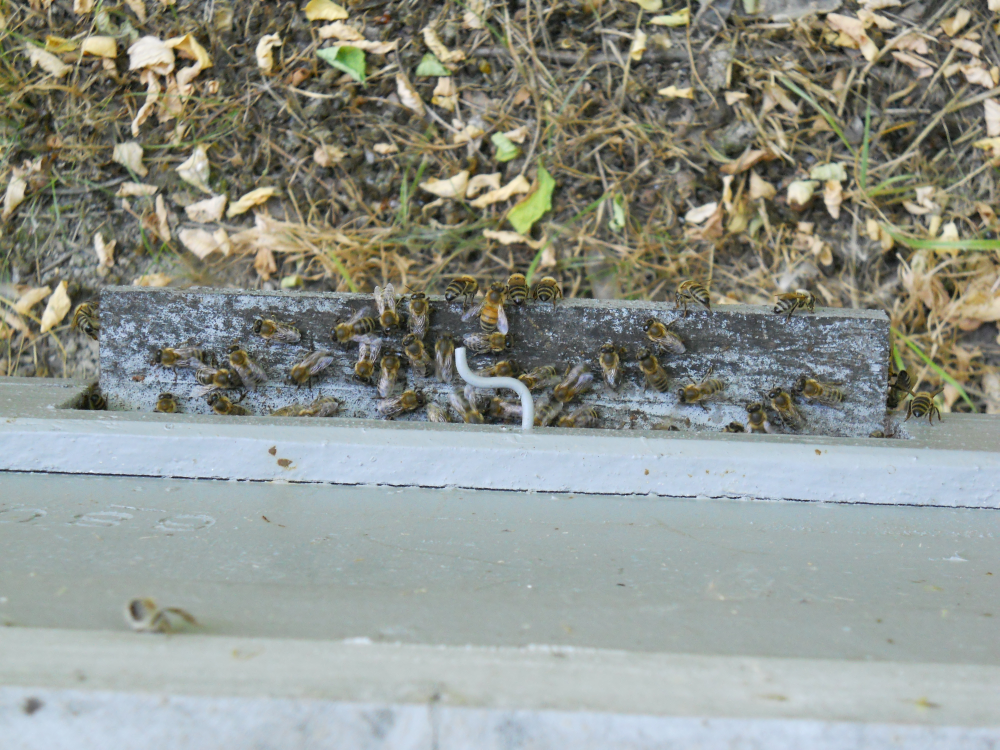
#> input picture example.JPG, 4000 x 3000 px (shown at 1/4 size); its folder holds only this picture in this run
$ jupyter execute --allow-errors Example.ipynb   (older library calls are emulated)
#> lines starting #> are read from the running program, lines starting #| are printed output that depends on the picture; after the words box and inside, x2 and y2 are one past the last pixel; in counts of white or black regions, pixels touching at a corner belong together; long printed decimals are rounded
### BeeProcessor.py
import numpy as np
import cv2
import math
import tensorflow as tf

class BeeProcessor():
    'Process bee related images'
    def __init__(self, input_dim, vertices, blurriness_threshold=300,
                 model_weights="Models/FCN_v6_weights-672-0.3838.hdf5",
                 lower_thresh=0.3, upper_thresh=1, min_size=6):
        'Initialization'

        # Error information
        self.errorFlag = False
        self.errorMsg = ''

        # Image to be processed
        self.input = None
        self.input_dim = input_dim

        # Vertices of the Region of Interest
        self.vertices = vertices
        self.vx_min = vertices[0, :, 0].min()
        self.vx_max = vertices[0, :, 0].max()
        self.vy_min = vertices[0, :, 1].min()
        self.vy_max = vertices[0, :, 1].max()

        # Region of Interest
        self.roi = None
        self.strict_roi = None
        self.strict_roi_shape = (self.vy_max-self.vy_min, self.vx_max-self.vx_min, self.input_dim[2])

        # Blurriness check
        self.blurriness_threshold = blurriness_threshold

        # Variables related to breaking up image to segments
        self.side = 200
        self.halfside = self.side / 2
        self.a = math.floor(self.strict_roi_shape[0] / self.side)
        self.b = math.floor(self.strict_roi_shape[1] / self.side)
        self.segment_nbr = self.a * self.b
        self.grid = np.mgrid[0:self.a,0:self.b]*self.side + self.halfside

        # NN prediction
        self.model = 0
        self.model_weights = model_weights
        self.create_model()

        # Bee position estimation
        self.lower_thresh = lower_thresh
        self.upper_thresh = upper_thresh
        self.erosion_kernel = np.ones((3,3),np.uint8)
        self.min_size = min_size
        self.scale = 10

    def region_of_interest(self):
        """
        Only keeps the region of the image defined by the polygon
        formed from `vertices`. The rest of the image is set to black.
        `vertices` should be a numpy array of integer points.
        """
        # Defining a blank mask to start with
        mask = np.zeros_like(self.input)

        # Defining a 3 channel or 1 channel color to fill the mask with depending on the input image
        if len(self.input_dim) > 2:
            channel_count = self.input_dim[2]
            ignore_mask_color = (255,) * channel_count
        else:
            ignore_mask_color = 255

        # Filling pixels inside the polygon defined by "vertices" with the fill color
        cv2.fillPoly(mask, self.vertices, ignore_mask_color)

        # Returning the image only where mask pixels are nonzero
        masked_image = cv2.bitwise_and(self.input, mask)

        # Decrease image size
        masked_cropped_image = masked_image[self.vy_min:self.vy_max, self.vx_min:self.vx_max, :]

        return masked_image, masked_cropped_image

    def check_blurriness(self):
        """
        Calculate an indicator which measure blurriness.
        Sets error flag if indicator above preset threshold.
        Good practice: Call this function on region of interest.
        """
        # Apply laplacian kernel and calculate variance of pixels
        gray = cv2.cvtColor(self.input, cv2.COLOR_BGR2GRAY)
        indicator = cv2.Laplacian(gray, cv2.CV_64F).var()

        # Small amount of variance in edge detected image = blurry image
        if (indicator > self.blurriness_threshold):
            self.errorFlag = True
            self.errorMsg += 'Blurry image! '
            return True, indicator
        else:
            return False, indicator

    def make_segments_for_NN(self):
        'Breaking up RoI to smaller segments for Neural Network.'
        output = []
        for i in range(self.a):
            for j in range(self.b):
                segment = self.strict_roi[int(self.grid[0,i,j]-self.halfside) :
                                          int(self.grid[0,i,j]+self.halfside) ,
                                          int(self.grid[1,i,j]-self.halfside) :
                                          int(self.grid[1,i,j]+self.halfside)]
                output.append(segment)

        return output

    def check_segments(self):
        """
        The enclosing rectangle of the Region of Interest will be
        split into AxA segments for Neural Network. The length and
        width of the rectangle should be integer times A.
        """
        dx = self.vx_max - self.vx_min
        dy = self.vy_max - self.vy_min

        if (dx%self.side != 0) or (dy%self.side != 0):
            self.errorFlag = True
            self.errorMsg += 'Neural Network will not process the whole RoI! '

    def save_segments(self, folderpath='Saved_segments/', prefix=''):
        'Saving segments for labeling'
        index = 0
        for segment in self.segments:
            cv2.imwrite(folderpath + prefix + str(index) + '.jpg', segment)
            index += 1

    def create_model(self):
        'Model structure created and trained weights loaded'
        model_name="FCN_v6"
        sample_segment_dim = (self.side, self.side, self.input_dim[2])
        max_norm_rate_c = tf.keras.constraints.MaxNorm(3)
        spatial_dropout_rate = 0.5

        self.model = tf.keras.Sequential(name=model_name)

        self.model.add(tf.keras.layers.Convolution2D(16, (5,5), strides=(2, 2), activation="relu", input_shape=sample_segment_dim))
        self.model.add(tf.keras.layers.SpatialDropout2D(spatial_dropout_rate))
        self.model.add(tf.keras.layers.GaussianNoise(0.4))
        self.model.add(tf.keras.layers.MaxPooling2D(pool_size=(2, 2), padding='valid'))

        self.model.add(tf.keras.layers.Convolution2D(24, (5,5), strides=(2, 2), activation="relu", kernel_constraint=max_norm_rate_c, input_shape=sample_segment_dim))
        self.model.add(tf.keras.layers.SpatialDropout2D(spatial_dropout_rate))
        self.model.add(tf.keras.layers.MaxPooling2D(pool_size=(2, 2), padding='valid'))

        self.model.add(tf.keras.layers.Convolution2D(32, (3,3), activation="relu", kernel_constraint=max_norm_rate_c))
        self.model.add(tf.keras.layers.SpatialDropout2D(spatial_dropout_rate))

        self.model.add(tf.keras.layers.Convolution2D(64, (3,3), activation="relu", kernel_constraint=max_norm_rate_c))
        self.model.add(tf.keras.layers.SpatialDropout2D(spatial_dropout_rate))

        self.model.add(tf.keras.layers.Convolution2D(96, (3,3), activation="relu", kernel_constraint=max_norm_rate_c))
        self.model.add(tf.keras.layers.SpatialDropout2D(spatial_dropout_rate))

        self.model.add(tf.keras.layers.Conv2DTranspose(8, (4,4), activation="relu"))

        self.model.add(tf.keras.layers.Conv2DTranspose(6, (4,4), activation="relu"))

        self.model.add(tf.keras.layers.Conv2DTranspose(4, (4,4), activation="relu"))

        self.model.add(tf.keras.layers.Conv2DTranspose(2, (4,4), activation="relu"))

        self.model.add(tf.keras.layers.Conv2DTranspose(2, (4,4), activation="softmax"))

        self.model.compile(loss='sparse_categorical_crossentropy', optimizer='adam')

        self.model.load_weights(self.model_weights)

    def predict_class(self):
        'Return prediction'
        if self.errorFlag:
            print('Prediction might not be accurate due to settings issues!')

        # Set up generator
        input_data = np.asarray(self.segments)
        test_ID_list = np.arange(input_data.shape[0])
        params = {'dim': (self.side, self.side, self.input_dim[2]),
                  'batch_size': 1,
                  'n_classes': 2}
        prediction_generator = DataGenerator(input_data, test_ID_list, **params)

        # Run prediction on segments
        output = self.model.predict_generator(prediction_generator, verbose=0)

        return output

    def estimate_bee_positions(self):
        'Return prediction'
        if self.errorFlag:
            print('Estimation will be less accurate due to settings issues!')

        # Run prediction
        prediction = self.predict_class()

        # Concat prediction segments
        # OpenCV functions prefer background (detected mite make a "hole" in bee)
        concated_predictions = np.zeros((self.a*20, self.b*20))
        for i in range(self.a):
            for j in range(self.b):
                concated_predictions[i*20:i*20+20, j*20:j*20+20] = prediction[i*self.b+j][:, :, 0]

        # Finding sure foreground area
        ret, sure_fg = cv2.threshold(concated_predictions, self.lower_thresh, self.upper_thresh, cv2.THRESH_BINARY_INV)

        # Erosion
        erosion = cv2.erode(sure_fg, self.erosion_kernel, iterations = 1)
        erosion_uint8 = erosion.astype(np.uint8)

        # Find connected components (blobs in your image)
        nb_components, output, stats, centroids = cv2.connectedComponentsWithStats(erosion_uint8, connectivity=8)

        # Remove background which is also considered a component
        sizes = stats[1:, -1]
        nb_components = nb_components - 1

        # Keep only which is above min_size
        centers = []
        for i in range(0, nb_components):
            if sizes[i] >= self.min_size:
                centers.append((int(self.scale*centroids[i+1, 0]), int(self.scale*centroids[i+1, 1])))

        return centers

    # [7 lines left out: function read_errors, not called in this run]

    def new_input(self, input):
        """
        New image to be processed. Same dimensions expected
        """
        # Error information
        self.errorFlag = False
        self.errorMsg = ''

        # Preprocess image
        self.input = input
        self.roi, self.strict_roi = self.region_of_interest()
        self.check_blurriness()
        self.segments = self.make_segments_for_NN()
        self.check_segments()

class DataGenerator(tf.keras.utils.Sequence):
    'Generates data for Keras'
    def __init__(self, data, list_IDs, batch_size=32,
                 dim=(32,32,32), n_classes=10):
        'Initialization'
        self.data = data
        self.list_IDs = list_IDs
        self.batch_size = batch_size
        self.dim = dim
        self.n_classes = n_classes
        self.on_epoch_end()

    def __len__(self):
        'Denotes the number of batches per epoch'
        return int(np.floor(len(self.list_IDs) / self.batch_size))

    # [12 lines left out: function __getitem__, not called in this run]

    def on_epoch_end(self):
        'Updates indexes after each epoch'
        self.indexes = np.arange(len(self.list_IDs))

    # [13 lines left out: function __data_generation, not called in this run]

### Example.ipynb
[cell 1]
import glob
import numpy as np
from cv2 import imread, circle
import BeeProcessor as bp
import matplotlib.pyplot as plt

### Setting up BeeProcessor

[cell 2]
# Load image
# Expect one image in folder. In case of multiple image, the last one will be in img
for image in glob.glob('*.jpg'):
    img = imread(image)
#> img is the input picture: shape (3000, 4000, 3); mean B, G, R 140.7, 148.4, 143.7

[cell 3]
# Region of Interest corners
vertices = np.array([[(400, 1160),
                      (3560, 1280),
                      (3500, 1710),
                      (450, 1620)]], dtype=np.int32)

[cell 4]
# Basic setup
glassball = bp.BeeProcessor(img.shape, vertices)
#> (the call stopped at in create_model, `max_norm_rate_c = tf.keras.constraints.MaxNorm(3)`: tensorflow is not available in this run)

# Setup with all parameter (value=deafult)
glassball2 = bp.BeeProcessor(img.shape,
                             vertices,
                             blurriness_threshold=300,
                             model_weights="Models/FCN_v6_weights-672-0.3838.hdf5",
                             lower_thresh=0.3,
                             upper_thresh=1,
                             min_size=6)
#> (the call stopped at in create_model, `max_norm_rate_c = tf.keras.constraints.MaxNorm(3)`: tensorflow is not available in this run)

[cell 5]
# New image to be processed
glassball.new_input(img)
#> in region_of_interest, `cv2.fillPoly(mask, self.vertices, ignore_mask_color)`:
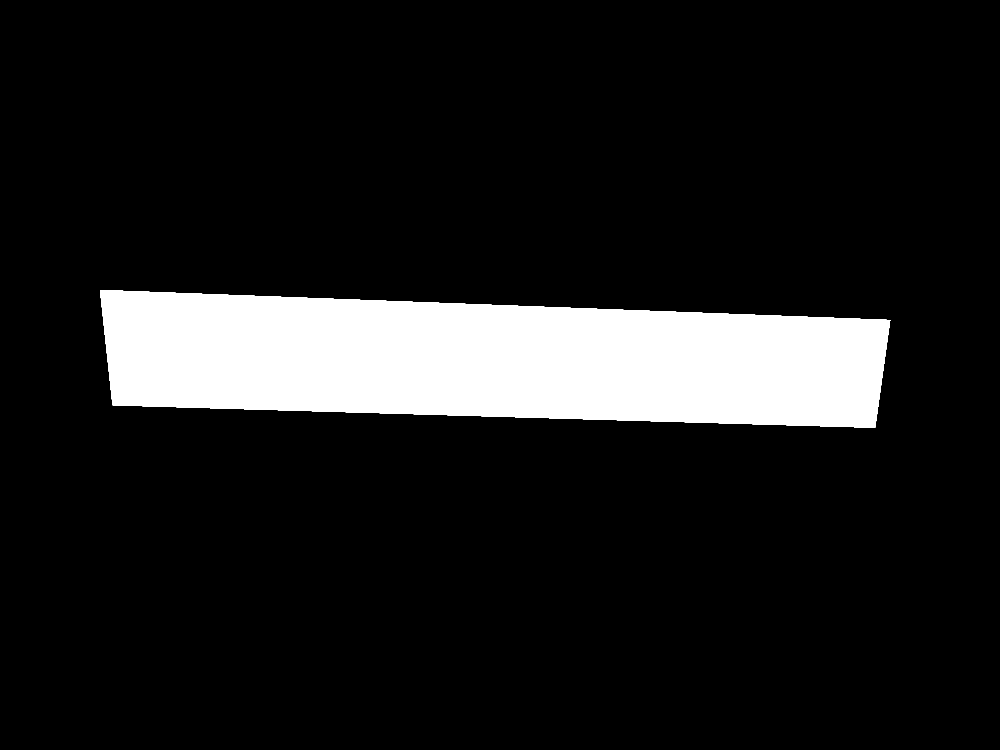
#> mask: shape (3000, 4000, 3) (shown at 1/4 size); 11.5% white; 1 white region, box (x1, y1, x2, y2) and area: (400, 1160, 3561, 1711) 1385806
#> in region_of_interest, `masked_image = cv2.bitwise_and(self.input, mask)`:
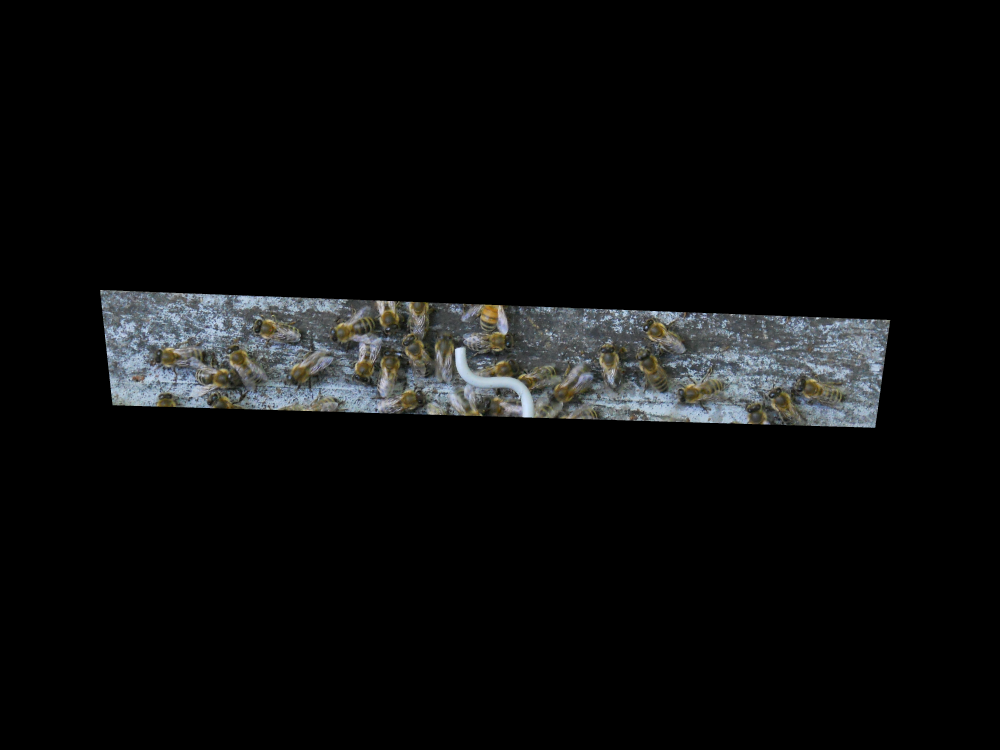
#> masked_image: shape (3000, 4000, 3) (shown at 1/4 size); mean B, G, R 13.1, 12.9, 12.2
#> in region_of_interest, `masked_cropped_image = masked_image[self.vy_min:self.vy_max, self.vx_m..`:
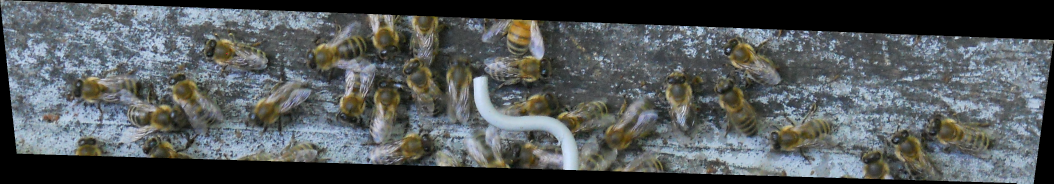
#> masked_cropped_image: shape (550, 3160, 3) (shown at 1/3 size); mean B, G, R 90.5, 89.1, 84
#> in check_blurriness, `gray = cv2.cvtColor(self.input, cv2.COLOR_BGR2GRAY)`:
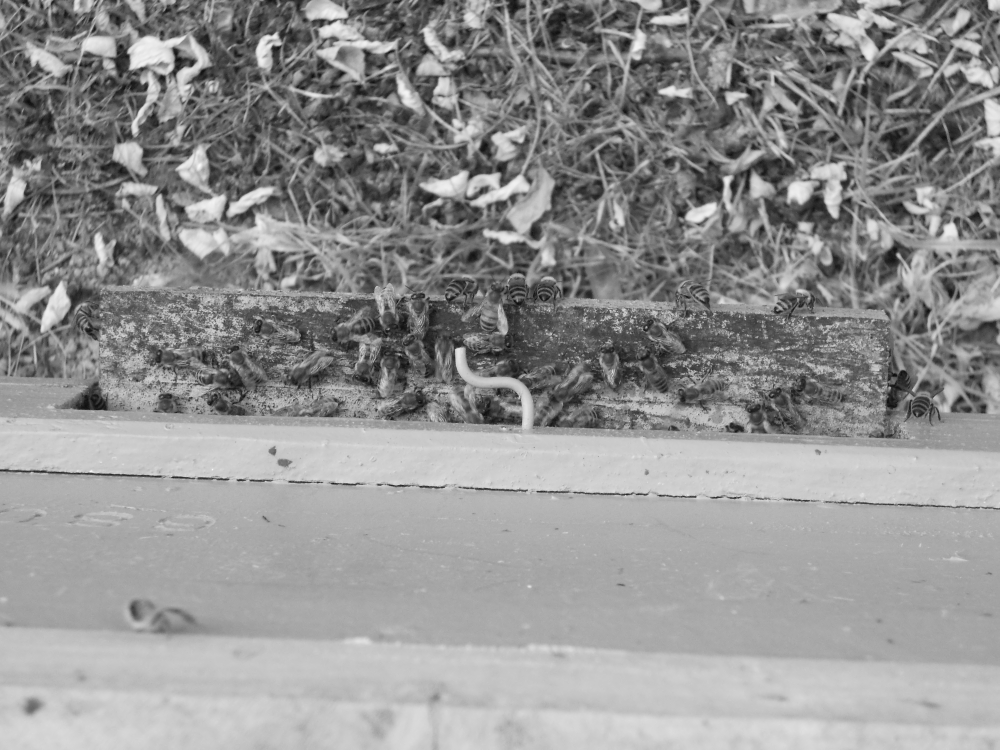
#> gray: shape (3000, 4000) (shown at 1/4 size); min 0, max 254, mean 146.1
#> in check_blurriness, `indicator = cv2.Laplacian(gray, cv2.CV_64F).var()`: indicator = 74.85
#> after the loop in make_segments_for_NN, `for i in range(self.a):`: output = 30 items

### Useful funtions of BeeProcessor

[cell 6]
# Check blurriness in the enclosing rectangle of the RoI (=blacked out pixels included)
# Not efficient if you just want to check blurriness
flag, indicator = glassball.check_blurriness()
#> flag = False; indicator = 74.85
print('Above threshold?', flag, '; Blurriness indicator:', indicator)
#| Above threshold? False ; Blurriness indicator: 74.847

[cell 7]
# Save segments of RoI for labeling
glassball.save_segments(folderpath='Saved_segments/', prefix='')
#> the loop in save_segments, `for segment in self.segments:` made 30 passes
#> pass 1, in save_segments, `cv2.imwrite(folderpath + prefix + str(index) + '.jpg', segment)`:
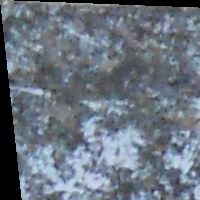
#> saved as 0.jpg: shape (200, 200, 3); mean B, G, R 126.3, 115.5, 105.3
#> pass 2, in save_segments, `cv2.imwrite(folderpath + prefix + str(index) + '.jpg', segment)`:
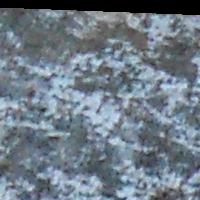
#> saved as 1.jpg: shape (200, 200, 3); mean B, G, R 134.2, 122.6, 110.5
#> after the loop in save_segments, `for segment in self.segments:`: index = 30

#> (a cell that did not finish here is left out)

print('Number of segments:', predictions.shape[0])
plt.imshow(predictions[6, :, :, 0])
plt.show()

# Read errors
errorflag,errormsg = glassball.read_errors()
print('Has error?', errorflag, '; Error message:', errormsg)

#> (a cell that did not finish here is left out)


# Read errors
errorflag,errormsg = glassball.read_errors()
print('Has error?', errorflag, '; Error message:', errormsg)

# Display data
print('Bee center estimation:', centers)
temp = glassball.strict_roi.copy()
for item in centers:
    circle(temp, item, 10, (0,255,0), -1)

fig = plt.figure(figsize=(20,6))
plt.imshow(temp)
